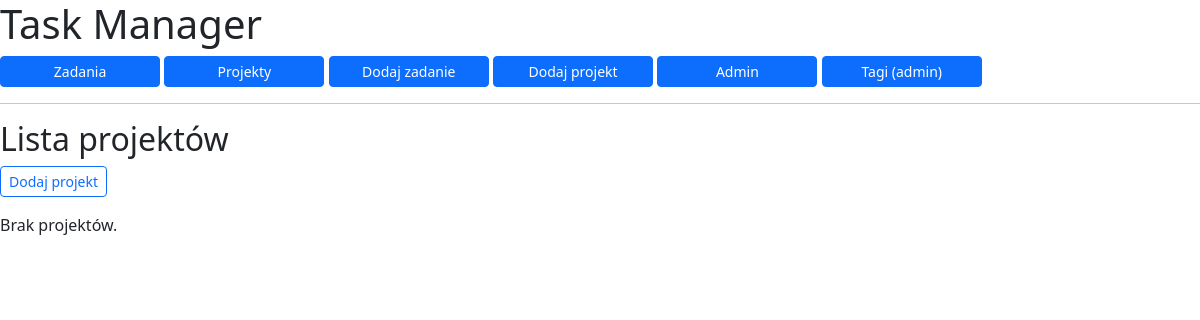
The app's page /projects/, older data.
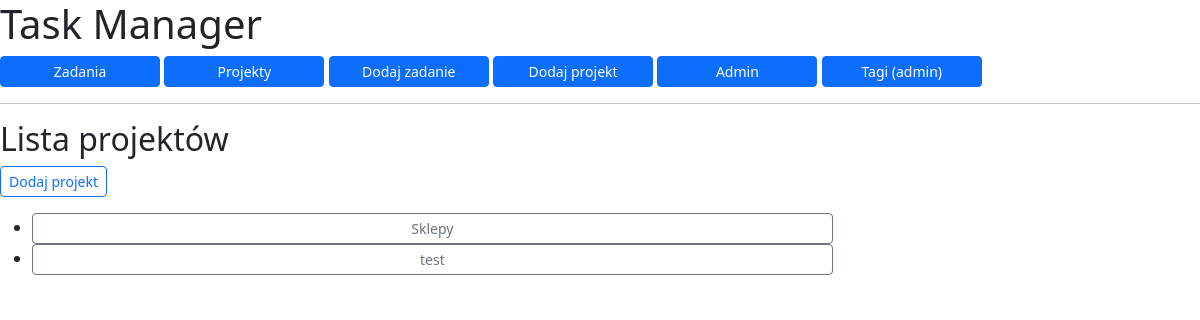
The same page, newer data.
### todos/models.py (models this page shows, shortened)
class Project(models.Model):
    name = models.CharField(max_length=100)
    description = models.TextField(blank=True)
    created_at = models.DateTimeField(auto_now_add=True)
    class Meta:
        ordering = ["name"]

### todos/views.py (the view)
# urls.py: path("projects/", ProjectListView.as_view(), name="project_list"),
class ProjectListView(ListView):
    model = Project
    context_object_name = "projects"

### todos/templates/todos/project_list.html
{% extends "base.html" %}
{% block content %}
<h2>Lista projektów</h2>
<p>
    <a href="{% url 'project_add' %}" class="btn btn-outline-primary btn-sm">Dodaj projekt</a>
</p>
{% if projects %}
    <ul>
        {% for project in projects %}
            <li>
                <a href="{% url 'project_detail' project.pk %}" class="btn btn-outline-secondary btn-sm" style="width: 100ch;">
                    {{ project.name }}
                </a>
            </li>
        {% endfor %}
    </ul>
{% else %}
    <p>Brak projektów.</p>
{% endif %}
{% endblock %}

Row changes from the older to the newer data that the page shows:
added Project: name "Sklepy"
added Project: name "test"
Text that changed along with them:
text no longer shown: "Brak projektów."
